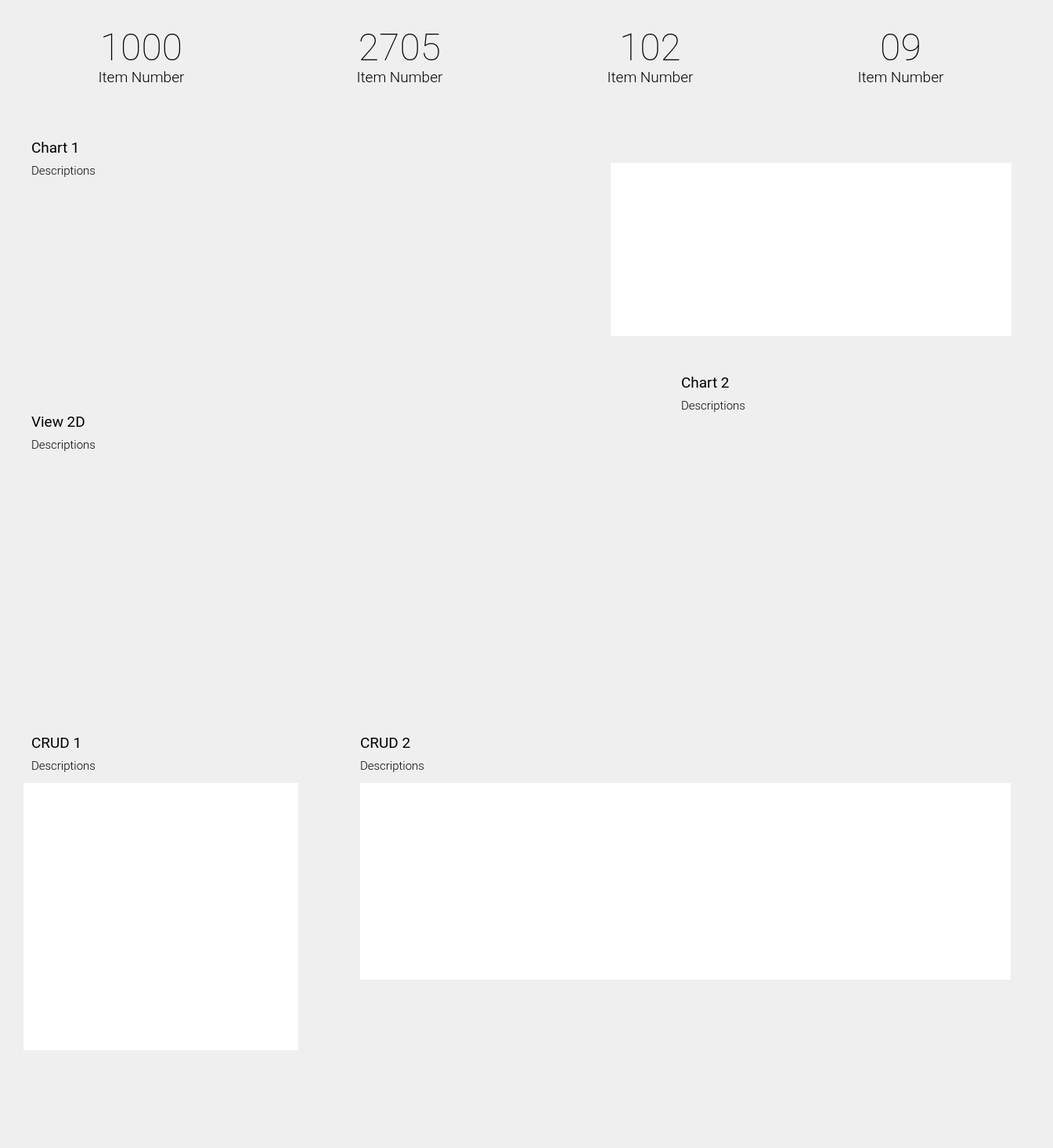
<?xml version="1.0" encoding="UTF-8"?>
<ui version="4.0">
 <class>Ray</class>
 <widget class="QWidget" name="Ray">
  <property name="geometry">
   <rect>
    <x>0</x>
    <y>0</y>
    <width>1345</width>
    <height>1466</height>
   </rect>
  </property>
  <property name="windowTitle">
   <string>Form</string>
  </property>
  <property name="styleSheet">
   <string notr="true">QTableView{
    
border-style: hidden;
    
    }</string>
  </property>
  <widget class="QWidget" name="widget" native="true">
   <property name="geometry">
    <rect>
     <x>50</x>
     <y>30</y>
     <width>261</width>
     <height>100</height>
    </rect>
   </property>
   <widget class="QLabel" name="label_2">
    <property name="geometry">
     <rect>
      <x>60</x>
      <y>60</y>
      <width>141</width>
      <height>16</height>
     </rect>
    </property>
    <property name="font">
     <font>
      <family>Roboto Light</family>
      <pointsize>14</pointsize>
     </font>
    </property>
    <property name="text">
     <string>Item Number</string>
    </property>
    <property name="alignment">
     <set>Qt::AlignCenter</set>
    </property>
   </widget>
   <widget class="QLabel" name="label_3">
    <property name="geometry">
     <rect>
      <x>50</x>
      <y>10</y>
      <width>161</width>
      <height>41</height>
     </rect>
    </property>
    <property name="font">
     <font>
      <family>Roboto Thin</family>
      <pointsize>36</pointsize>
     </font>
    </property>
    <property name="text">
     <string>1000</string>
    </property>
    <property name="alignment">
     <set>Qt::AlignCenter</set>
    </property>
   </widget>
  </widget>
  <widget class="QWidget" name="widget_5" native="true">
   <property name="geometry">
    <rect>
     <x>20</x>
     <y>160</y>
     <width>721</width>
     <height>321</height>
    </rect>
   </property>
   <widget class="QLabel" name="label_10">
    <property name="geometry">
     <rect>
      <x>20</x>
      <y>20</y>
      <width>131</width>
      <height>16</height>
     </rect>
    </property>
    <property name="font">
     <font>
      <family>Roboto</family>
      <pointsize>14</pointsize>
     </font>
    </property>
    <property name="text">
     <string>Chart 1</string>
    </property>
   </widget>
   <widget class="QLabel" name="label_14">
    <property name="geometry">
     <rect>
      <x>20</x>
      <y>50</y>
      <width>141</width>
      <height>16</height>
     </rect>
    </property>
    <property name="font">
     <font>
      <family>Roboto Light</family>
      <pointsize>11</pointsize>
     </font>
    </property>
    <property name="text">
     <string>Descriptions</string>
    </property>
   </widget>
   <widget class="QWidget" name="widget_11" native="true">
    <property name="geometry">
     <rect>
      <x>10</x>
      <y>80</y>
      <width>701</width>
      <height>231</height>
     </rect>
    </property>
    <property name="styleSheet">
     <string notr="true">.QWidget{
border-style: hidden;
    }</string>
    </property>
   </widget>
  </widget>
  <widget class="QWidget" name="widget_2" native="true">
   <property name="geometry">
    <rect>
     <x>380</x>
     <y>30</y>
     <width>261</width>
     <height>100</height>
    </rect>
   </property>
   <widget class="QLabel" name="label_5">
    <property name="geometry">
     <rect>
      <x>60</x>
      <y>60</y>
      <width>141</width>
      <height>16</height>
     </rect>
    </property>
    <property name="font">
     <font>
      <family>Roboto Light</family>
      <pointsize>14</pointsize>
     </font>
    </property>
    <property name="text">
     <string>Item Number</string>
    </property>
    <property name="alignment">
     <set>Qt::AlignCenter</set>
    </property>
   </widget>
   <widget class="QLabel" name="label_4">
    <property name="geometry">
     <rect>
      <x>50</x>
      <y>10</y>
      <width>161</width>
      <height>41</height>
     </rect>
    </property>
    <property name="font">
     <font>
      <family>Roboto Thin</family>
      <pointsize>36</pointsize>
     </font>
    </property>
    <property name="text">
     <string>2705</string>
    </property>
    <property name="alignment">
     <set>Qt::AlignCenter</set>
    </property>
   </widget>
  </widget>
  <widget class="QWidget" name="widget_3" native="true">
   <property name="geometry">
    <rect>
     <x>700</x>
     <y>30</y>
     <width>261</width>
     <height>100</height>
    </rect>
   </property>
   <widget class="QLabel" name="label_7">
    <property name="geometry">
     <rect>
      <x>60</x>
      <y>60</y>
      <width>141</width>
      <height>16</height>
     </rect>
    </property>
    <property name="font">
     <font>
      <family>Roboto Light</family>
      <pointsize>14</pointsize>
     </font>
    </property>
    <property name="text">
     <string>Item Number</string>
    </property>
    <property name="alignment">
     <set>Qt::AlignCenter</set>
    </property>
   </widget>
   <widget class="QLabel" name="label_6">
    <property name="geometry">
     <rect>
      <x>50</x>
      <y>10</y>
      <width>161</width>
      <height>41</height>
     </rect>
    </property>
    <property name="font">
     <font>
      <family>Roboto Thin</family>
      <pointsize>36</pointsize>
     </font>
    </property>
    <property name="text">
     <string>102</string>
    </property>
    <property name="alignment">
     <set>Qt::AlignCenter</set>
    </property>
   </widget>
  </widget>
  <widget class="QWidget" name="widget_4" native="true">
   <property name="geometry">
    <rect>
     <x>1020</x>
     <y>30</y>
     <width>261</width>
     <height>100</height>
    </rect>
   </property>
   <widget class="QLabel" name="label_9">
    <property name="geometry">
     <rect>
      <x>60</x>
      <y>60</y>
      <width>141</width>
      <height>16</height>
     </rect>
    </property>
    <property name="font">
     <font>
      <family>Roboto Light</family>
      <pointsize>14</pointsize>
     </font>
    </property>
    <property name="text">
     <string>Item Number</string>
    </property>
    <property name="alignment">
     <set>Qt::AlignCenter</set>
    </property>
   </widget>
   <widget class="QLabel" name="label_8">
    <property name="geometry">
     <rect>
      <x>50</x>
      <y>10</y>
      <width>161</width>
      <height>41</height>
     </rect>
    </property>
    <property name="font">
     <font>
      <family>Roboto Thin</family>
      <pointsize>36</pointsize>
     </font>
    </property>
    <property name="text">
     <string>09</string>
    </property>
    <property name="alignment">
     <set>Qt::AlignCenter</set>
    </property>
   </widget>
  </widget>
  <widget class="QWidget" name="widget_7" native="true">
   <property name="geometry">
    <rect>
     <x>770</x>
     <y>160</y>
     <width>531</width>
     <height>281</height>
    </rect>
   </property>
   <widget class="QWidget" name="verticalLayoutWidget">
    <property name="geometry">
     <rect>
      <x>0</x>
      <y>0</y>
      <width>531</width>
      <height>51</height>
     </rect>
    </property>
    <layout class="QVBoxLayout" name="verticalLayout"/>
   </widget>
   <widget class="QTableView" name="tableView">
    <property name="geometry">
     <rect>
      <x>10</x>
      <y>48</y>
      <width>512</width>
      <height>221</height>
     </rect>
    </property>
    <property name="font">
     <font>
      <family>Roboto Thin</family>
     </font>
    </property>
    <property name="styleSheet">
     <string notr="true"/>
    </property>
   </widget>
   <zorder>tableView</zorder>
   <zorder>verticalLayoutWidget</zorder>
  </widget>
  <widget class="QWidget" name="widget_6" native="true">
   <property name="geometry">
    <rect>
     <x>850</x>
     <y>460</y>
     <width>451</width>
     <height>431</height>
    </rect>
   </property>
   <widget class="QLabel" name="label_16">
    <property name="geometry">
     <rect>
      <x>20</x>
      <y>20</y>
      <width>131</width>
      <height>16</height>
     </rect>
    </property>
    <property name="font">
     <font>
      <family>Roboto</family>
      <pointsize>14</pointsize>
     </font>
    </property>
    <property name="text">
     <string>Chart 2</string>
    </property>
   </widget>
   <widget class="QLabel" name="label_17">
    <property name="geometry">
     <rect>
      <x>20</x>
      <y>50</y>
      <width>141</width>
      <height>16</height>
     </rect>
    </property>
    <property name="font">
     <font>
      <family>Roboto Light</family>
      <pointsize>11</pointsize>
     </font>
    </property>
    <property name="text">
     <string>Descriptions</string>
    </property>
   </widget>
   <widget class="QWidget" name="widget_12" native="true">
    <property name="geometry">
     <rect>
      <x>10</x>
      <y>80</y>
      <width>431</width>
      <height>341</height>
     </rect>
    </property>
    <property name="styleSheet">
     <string notr="true">.QWidget{
    
border-style: hidden;
    
    }</string>
    </property>
   </widget>
  </widget>
  <widget class="QWidget" name="widget_8" native="true">
   <property name="geometry">
    <rect>
     <x>20</x>
     <y>510</y>
     <width>801</width>
     <height>381</height>
    </rect>
   </property>
   <widget class="QLabel" name="label_11">
    <property name="geometry">
     <rect>
      <x>20</x>
      <y>20</y>
      <width>131</width>
      <height>16</height>
     </rect>
    </property>
    <property name="font">
     <font>
      <family>Roboto</family>
      <pointsize>14</pointsize>
     </font>
    </property>
    <property name="text">
     <string>View 2D</string>
    </property>
   </widget>
   <widget class="QLabel" name="label_15">
    <property name="geometry">
     <rect>
      <x>20</x>
      <y>50</y>
      <width>141</width>
      <height>16</height>
     </rect>
    </property>
    <property name="font">
     <font>
      <family>Roboto Light</family>
      <pointsize>11</pointsize>
     </font>
    </property>
    <property name="text">
     <string>Descriptions</string>
    </property>
   </widget>
  </widget>
  <widget class="QWidget" name="widget_9" native="true">
   <property name="geometry">
    <rect>
     <x>20</x>
     <y>920</y>
     <width>371</width>
     <height>431</height>
    </rect>
   </property>
   <widget class="QLabel" name="label_19">
    <property name="geometry">
     <rect>
      <x>20</x>
      <y>50</y>
      <width>141</width>
      <height>16</height>
     </rect>
    </property>
    <property name="font">
     <font>
      <family>Roboto Light</family>
      <pointsize>11</pointsize>
     </font>
    </property>
    <property name="text">
     <string>Descriptions</string>
    </property>
   </widget>
   <widget class="QLabel" name="label_18">
    <property name="geometry">
     <rect>
      <x>20</x>
      <y>20</y>
      <width>131</width>
      <height>16</height>
     </rect>
    </property>
    <property name="font">
     <font>
      <family>Roboto</family>
      <pointsize>14</pointsize>
     </font>
    </property>
    <property name="text">
     <string>CRUD 1</string>
    </property>
   </widget>
   <widget class="QTableView" name="tableView_2">
    <property name="geometry">
     <rect>
      <x>10</x>
      <y>80</y>
      <width>351</width>
      <height>341</height>
     </rect>
    </property>
   </widget>
   <widget class="QWidget" name="widget_14" native="true">
    <property name="geometry">
     <rect>
      <x>299</x>
      <y>10</y>
      <width>91</width>
      <height>240</height>
     </rect>
    </property>
    <property name="styleSheet">
     <string notr="true">QWidget{
border-style: hidden;
}</string>
    </property>
    <widget class="QWidget" name="verticalLayoutWidget_5">
     <property name="geometry">
      <rect>
       <x>0</x>
       <y>0</y>
       <width>81</width>
       <height>81</height>
      </rect>
     </property>
     <layout class="QVBoxLayout" name="verticalLayout_5"/>
    </widget>
    <widget class="QWidget" name="verticalLayoutWidget_6">
     <property name="geometry">
      <rect>
       <x>0</x>
       <y>80</y>
       <width>81</width>
       <height>81</height>
      </rect>
     </property>
     <layout class="QVBoxLayout" name="verticalLayout_6"/>
    </widget>
    <widget class="QWidget" name="verticalLayoutWidget_7">
     <property name="geometry">
      <rect>
       <x>0</x>
       <y>160</y>
       <width>81</width>
       <height>81</height>
      </rect>
     </property>
     <layout class="QVBoxLayout" name="verticalLayout_7"/>
    </widget>
   </widget>
  </widget>
  <widget class="QWidget" name="widget_10" native="true">
   <property name="geometry">
    <rect>
     <x>440</x>
     <y>920</y>
     <width>861</width>
     <height>341</height>
    </rect>
   </property>
   <widget class="QLabel" name="label_21">
    <property name="geometry">
     <rect>
      <x>20</x>
      <y>50</y>
      <width>141</width>
      <height>16</height>
     </rect>
    </property>
    <property name="font">
     <font>
      <family>Roboto Light</family>
      <pointsize>11</pointsize>
     </font>
    </property>
    <property name="text">
     <string>Descriptions</string>
    </property>
   </widget>
   <widget class="QLabel" name="label_20">
    <property name="geometry">
     <rect>
      <x>20</x>
      <y>20</y>
      <width>131</width>
      <height>16</height>
     </rect>
    </property>
    <property name="font">
     <font>
      <family>Roboto</family>
      <pointsize>14</pointsize>
     </font>
    </property>
    <property name="text">
     <string>CRUD 2</string>
    </property>
   </widget>
   <widget class="QTableView" name="tableView_3">
    <property name="geometry">
     <rect>
      <x>20</x>
      <y>80</y>
      <width>831</width>
      <height>251</height>
     </rect>
    </property>
   </widget>
   <widget class="QWidget" name="widget_13" native="true">
    <property name="geometry">
     <rect>
      <x>790</x>
      <y>10</y>
      <width>81</width>
      <height>241</height>
     </rect>
    </property>
    <property name="styleSheet">
     <string notr="true">QWidget{
border-style: hidden;
}</string>
    </property>
    <widget class="QWidget" name="verticalLayoutWidget_2">
     <property name="geometry">
      <rect>
       <x>0</x>
       <y>0</y>
       <width>81</width>
       <height>81</height>
      </rect>
     </property>
     <layout class="QVBoxLayout" name="verticalLayout_2"/>
    </widget>
    <widget class="QWidget" name="verticalLayoutWidget_3">
     <property name="geometry">
      <rect>
       <x>0</x>
       <y>80</y>
       <width>81</width>
       <height>81</height>
      </rect>
     </property>
     <layout class="QVBoxLayout" name="verticalLayout_3"/>
    </widget>
    <widget class="QWidget" name="verticalLayoutWidget_4">
     <property name="geometry">
      <rect>
       <x>0</x>
       <y>160</y>
       <width>81</width>
       <height>81</height>
      </rect>
     </property>
     <layout class="QVBoxLayout" name="verticalLayout_4"/>
    </widget>
   </widget>
  </widget>
 </widget>
 <resources/>
 <connections/>
</ui>
